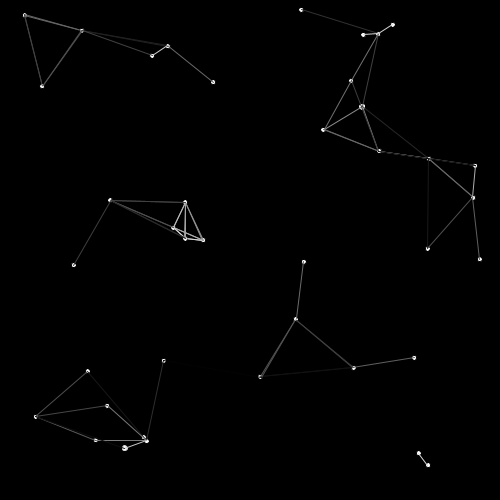
Frame 1 (no input)
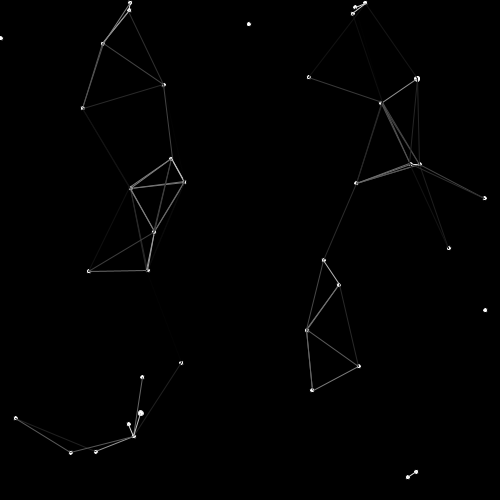
Frame 60 (the mouse pressed at the canvas centre just before this capture)
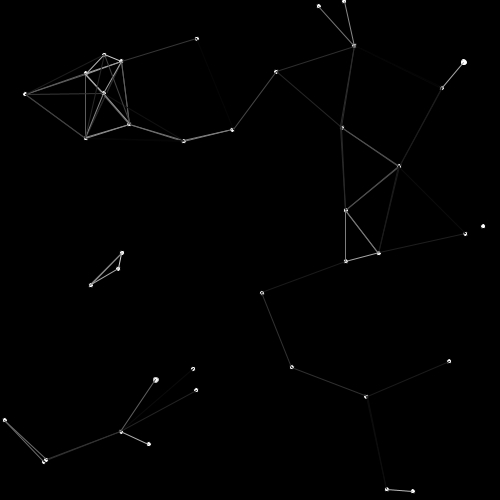
Frame 120 (the mouse held since frame 60 and released just before this capture)

The Processing sketch that drew these frames (run headless with seeded random() and noise(); from frame 60 on, the mouse is pressed at the canvas centre):

// Processing sketch: week03_6
// ── week03_6.pde
void setup(){
 size(500,500); 
 for(int i=0;i<N;i++){
   x[i] =random(500);
   y[i] =random(500);
   dx[i] =random(-1,+1);
   dy[i] =random(-1,+1);
 }
}
int N=40;
 float[]x=new float[N];
 float[]y=new float[N];
 float[]dx=new float[N];
 float[]dy=new float[N];

void draw(){
  background(0);
  for(int i=0;i<N;i++){
  ellipse(x[i],y[i],5,5);
  for(int k=0;k<20;k++){
    float d = dist(x[i],y[i],x[k],y[k]);
    stroke(2.55*(100-d));
    if(d<100){
    line(x[i],y[i],x[k],y[k]);
    dx[i]+=(x[k]-x[i])*0.00003;
    dy[i]+=(y[k]-y[i])*0.00003;
  }
  }
  x[i]+=dx[i];
  y[i]+=dy[i];
  if(x[i]<0||x[i]>500)dx[i]=-dx[i];
  if(y[i]<0||y[i]>500)dy[i]=-dy[i];
}
}
